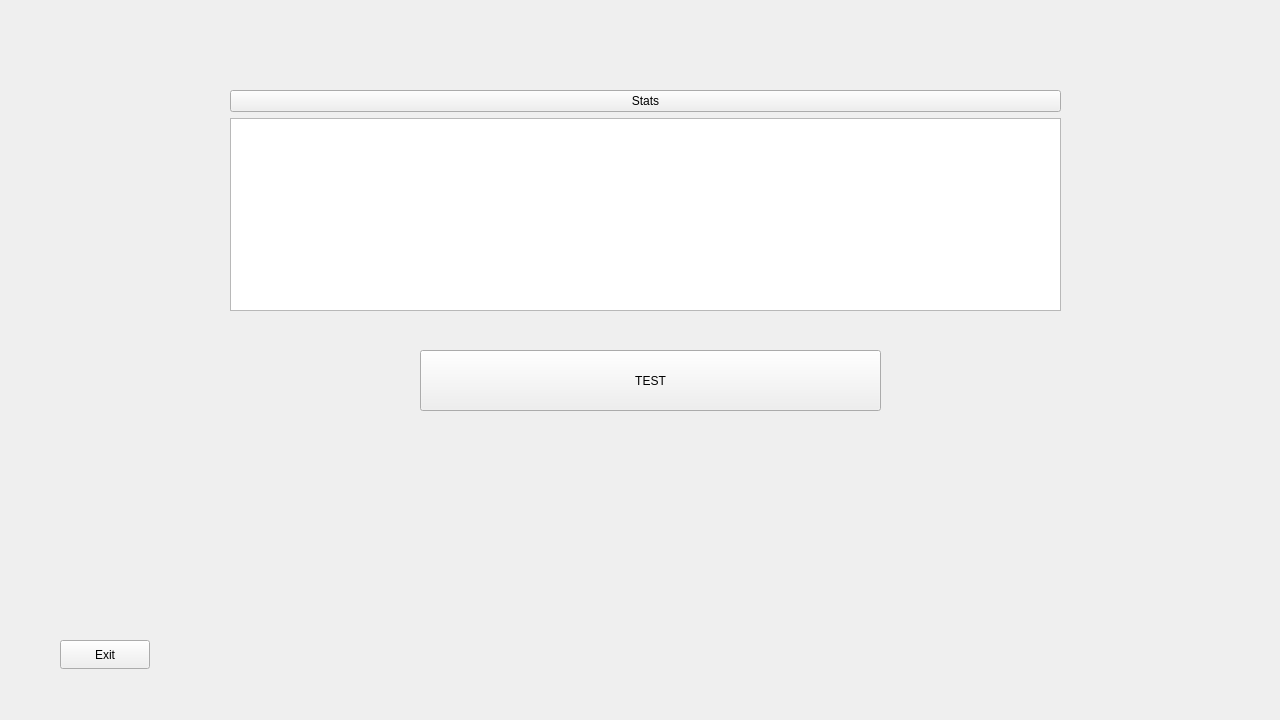
<?xml version="1.0" encoding="UTF-8"?>
<ui version="4.0">
 <class>MainForm</class>
 <widget class="QWidget" name="MainForm">
  <property name="geometry">
   <rect>
    <x>0</x>
    <y>0</y>
    <width>1280</width>
    <height>720</height>
   </rect>
  </property>
  <property name="windowTitle">
   <string>Form</string>
  </property>
  <widget class="QWidget" name="verticalLayoutWidget">
   <property name="geometry">
    <rect>
     <x>230</x>
     <y>90</y>
     <width>831</width>
     <height>221</height>
    </rect>
   </property>
   <layout class="QVBoxLayout" name="verticalLayout">
    <item>
     <widget class="QPushButton" name="pushButton">
      <property name="text">
       <string>Stats</string>
      </property>
     </widget>
    </item>
    <item>
     <widget class="QTextBrowser" name="textBrowser"/>
    </item>
   </layout>
  </widget>
  <widget class="QPushButton" name="pushButton_2">
   <property name="geometry">
    <rect>
     <x>60</x>
     <y>640</y>
     <width>90</width>
     <height>29</height>
    </rect>
   </property>
   <property name="text">
    <string>Exit</string>
   </property>
  </widget>
  <widget class="QPushButton" name="pushButton_3">
   <property name="geometry">
    <rect>
     <x>420</x>
     <y>350</y>
     <width>461</width>
     <height>61</height>
    </rect>
   </property>
   <property name="text">
    <string>TEST</string>
   </property>
  </widget>
 </widget>
 <resources/>
 <connections/>
</ui>
